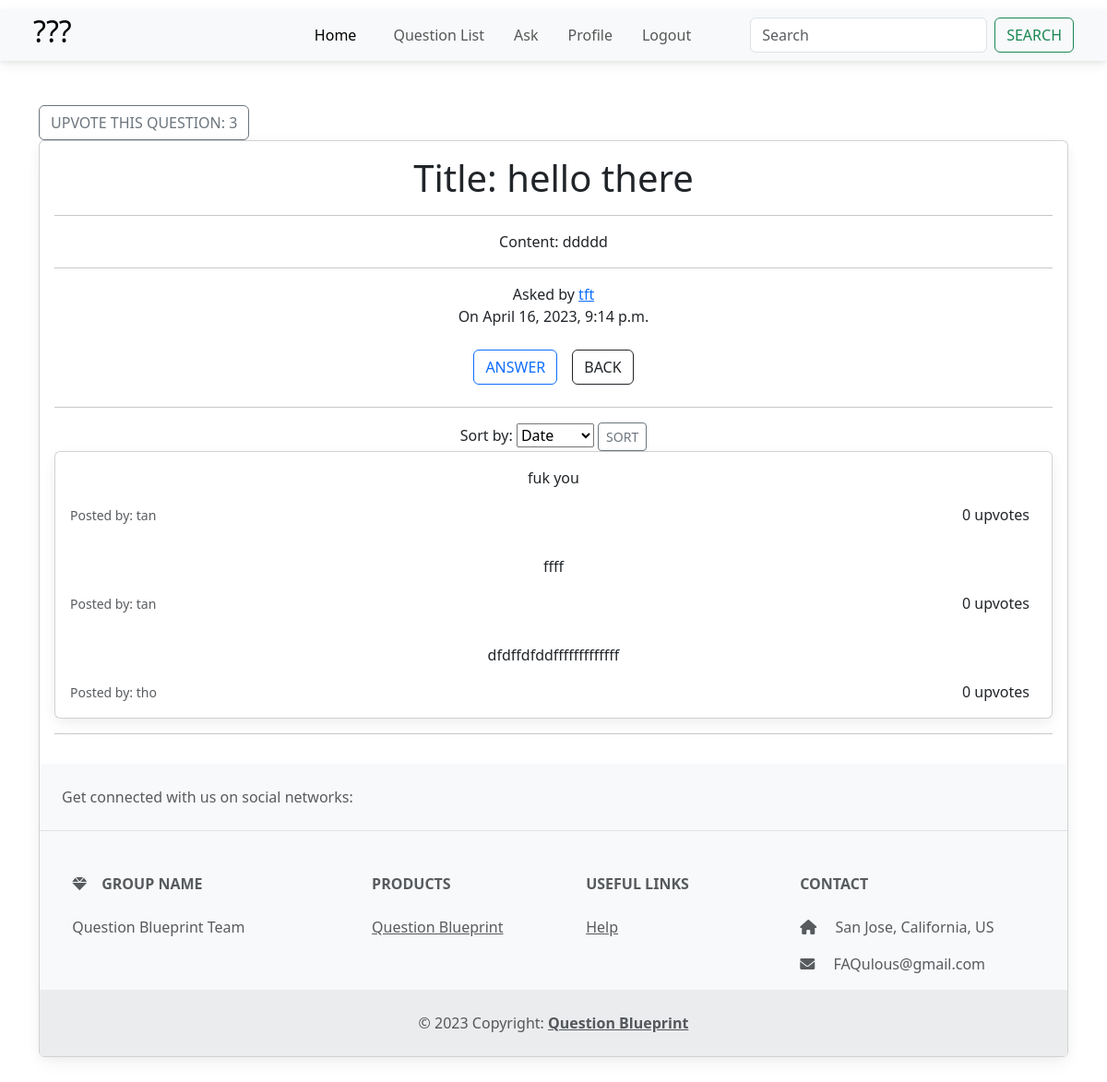
The page /question/28/ (signed in) on the database its author committed.
### main_app/models.py (models this page shows, shortened)
class Question(models.Model):
    user = models.ForeignKey(User, on_delete=models.CASCADE)
    title = models.CharField(max_length=200, blank=False, null=False)
    content = models.TextField(max_length=20000, blank=False, null=False)
    tag = TaggableManager(blank=True)
    upvote_num = models.IntegerField(default=0)
    created_date = models.DateTimeField(default=timezone.now)

class Answer(models.Model):
    question = models.ForeignKey(Question, related_name="answer", on_delete=models.CASCADE)
    user = models.ForeignKey(User, on_delete=models.CASCADE)
    content = models.TextField(max_length=10000)
    created_date = models.DateTimeField(default=timezone.now)
    upvote_num = models.IntegerField(default=0)

### main_app/views.py (the view)
# urls.py: path('question/<int:pk>/', views.QuestionDetailView.as_view(), name='question_detail_view'),
class QuestionDetailView(LoginRequiredMixin, DetailView):
    model = Question
    context_object_name = 'single_question'
    def get_context_data(self, **kwargs):
        context = super().get_context_data(**kwargs)
        answers = self.object.answer.all()
        sorted_answers = answers.order_by('-upvote_num')
        context['sorted_answers'] = sorted_answers
        return context

### main_app/templates/main_app/question_detail.html (shortened to what this page needs)
{% extends "base_nav.html" %}{% load crispy_forms_tags %}  {% block content %}
<div class="container my-5">
        <form
          method="POST"
          action="{% url 'main_app:question_upvote' single_question.id %}"
        >
          <button type="submit" class="btn btn-outline-secondary">
            Upvote This Question: {{ single_question.upvote_num }}
          </button>
        </form>
  <div class="card">
    <div class="card-body text-center">
      <h1 class="card-title">Title: {{ single_question.title }}</h1>
      <hr />
      <p>Content: {{ single_question.content }}</p>
      <hr />
      <span
        >Asked by
        <a href="{% url 'profile_view' single_question.user.username %}"
          >{{single_question.user}}</a
        ></span
      >
      <p>On {{single_question.created_date}}</p>
      <div class="button-group">
        <a href="{% url 'main_app:answer_create_view' single_question.id %}"
          ><button class="btn btn-outline-primary m-2">Answer</button></a
        >
        <a href="{% url 'main_app:question_view' %}"
          ><button class="btn btn-outline-dark m-2">Back</button></a
        >
      </div>
      <hr />
      <div>
        {% if not sorted_answers%}
        <h5>No answer...</h5>
        {% else %}
        <div class="sort-by">
      <form method="GET">
        <label for="sort">Sort by:</label>
        <select class="" id="sort" name="sort">
          <option value="created_date" {% if request.GET.sort == 'created' %}selected{% endif %}>Date</option>
        </select>
        <button class="btn-outline-secondary btn btn-sm" type="submit">Sort</button>
      </form>
<div class="card mb-3">
  {% for ans in sorted_answers %}
      <div class="card-body">
        <p class="card-text">{{ ans.content }}</p>
        <div class="d-flex justify-content-between align-items-center">
          <small class="text-muted">Posted by: {{ ans.user.username }}</small>
          <div class="d-flex align-items-center">
            <span class="mx-2">{{ ans.upvote_num }} upvotes</span>
          </div>
        </div>
      </div>
  {% endfor %}{% endif %}
</div>
      <hr />
    </div>
  </div>
</div>
{% endblock content %}

### static/style.css (style rules this page uses)
.button-group { display: flex; flex-wrap: wrap; justify-content: center; }
button { padding: 10px; margin: 10px; font-size: 20px; border-radius: 40px; }

### rows shown on the page
Question: upvote_num "3", title "hello there", content "ddddd", user "tft", created_date "April 16, 2023, 9:14 p.m."
Answer: content "fuk you", user.username "tan", upvote_num "0"
Answer: content "ffff", user.username "tan", upvote_num "0"
Answer: content "dfdffdfddfffffffffffff", user.username "tho", upvote_num "0"
